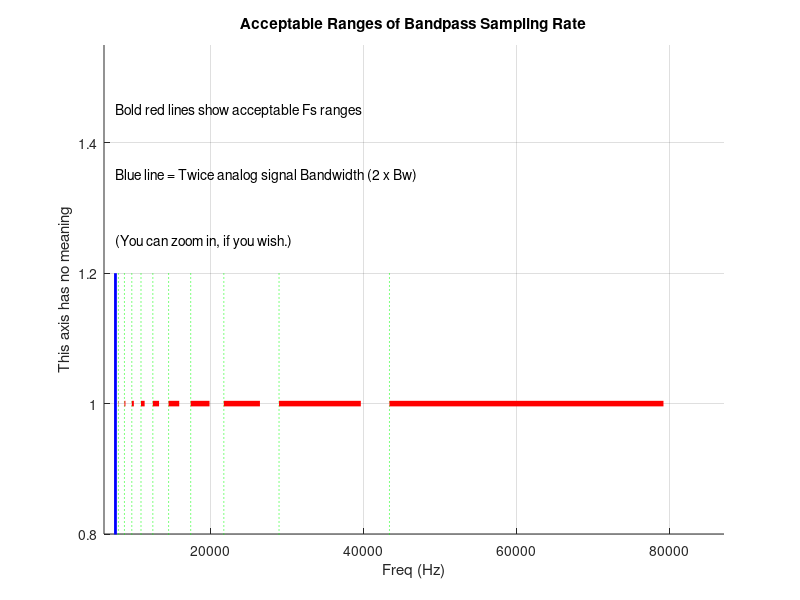
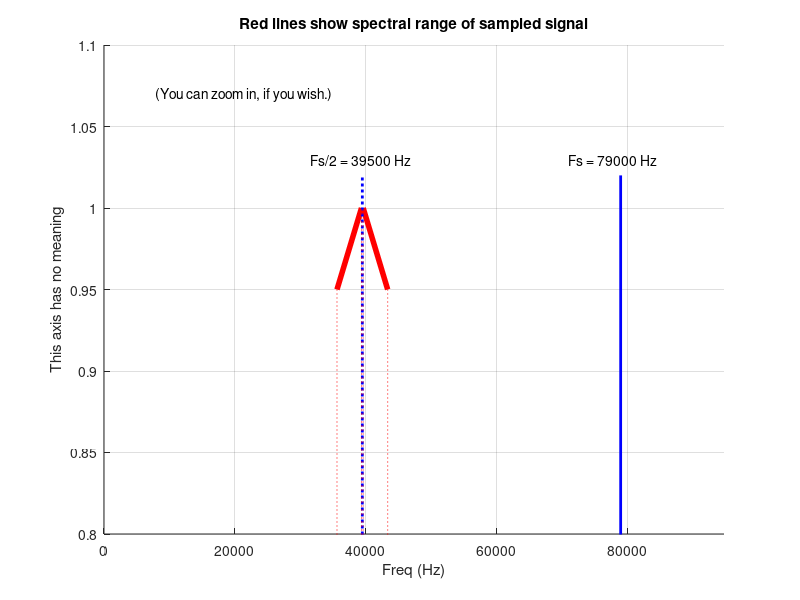

The MATLAB script that drew these images, in order:
% Filename: Bandpass_Sample_Rate_Calc.m
%
%  Calculates acceptable Bandpass Sampling rate ranges 
%  based on an analog (continuous) signal's bandwidth 
%  and center freq.
%
%  Merely define bandwidth "Bw" and center frequency "Fc", in 
%  Hz, near line 22, for the analog bandpass signal and run the 
%  program.  [Example: Bw = 5, Fc = 20.]  Acceptable Fs sample  
%  rate ranges are shown in Figure 1 and displayed in Command window.
%
%  If the User defines a value for the BP sample rate Fs, near 
%  near line 28, then Figure 2 will show the locations of the 
%  positive and negative-freq spectral components after 
%  bandpass sampling.
%
%   Richard Lyons [November 2011]
%******************************************

clear, clc;

Bw = 3000 * 1.25; % Analog signal bandwidth in Hz
Fc = 41.5E3; % Analog signal center freq in Hz

% ##############################################
% Define an Fs sample rate value below

%Fs = 65E6 / (2^11); % Selected Fs sample rate in Hz
Fs = 79000;
% ##############################################

disp(' '), disp(['Analog Center Freq = ',num2str(Fc),' Hz.'])
disp(['Analog Bandwidth = ',num2str(Bw),' Hz.']), disp(' ')

% *****************************************************
%  Compute % display the acceptable ranges of BP sample rate 
% *****************************************************
disp('----------------------------------')
disp('Acceptable Fs ranges in Hz:')
No_aliasing = 0;  % Init a warning flag
M = 1; % Initialize a counter

while (2*Fc + Bw)/(M+1) > 2* Bw
   FsMin = (2*Fc + Bw)/(M+1);
   FsMax = (2*Fc - Bw)/M;
   Fs_ranges(M,1) = FsMin;
   Fs_ranges(M,2) = FsMax;
   M = M + 1;
   disp([num2str(FsMin),' -to- ',num2str(FsMax)])
end
disp('----------------------------------')

% *****************************************************
%  Plot the acceptable ranges of BP sample rate 
% *****************************************************
figure(1), clf
title('Acceptable Ranges of Bandpass Sampling Rate')
xlabel('Freq (Hz)')
ylabel('This axis has no meaning')

for K = 1:M-1
   hold on
   plot([Fs_ranges(K,1),Fs_ranges(K,1)],[0.5,1.2],':g');
   plot([Fs_ranges(K,1),Fs_ranges(K,2)],[1,1],'-r','linewidth',4);
   axis([0.8*(2*Bw),1.1*max(Fs_ranges(1,2)), 0.8, 1.55])
end

plot([2*Bw,2*Bw],[0.5,1.2],'-b','linewidth',2);
text(2*Bw,1.45,'Bold red lines show acceptable Fs ranges')
text(2*Bw,1.35,'Blue line = Twice analog signal Bandwidth (2 x Bw)')
text(2*Bw,1.25,'(You can zoom in, if you wish.)')
hold off, grid on, zoom on

% **************************************************************
%  If Fs has been defined, plot spectrum of the sampled signal.  
% **************************************************************
% 
% Check if "Fs" has been defined
disp(' ')
if isempty(strmatch('Fs',who,'exact')) == 1; 
    disp('Fs sampling rate has NOT been defined.')
    % Fs does NOT exist, do nothing further.
else 
	% Fs is defined, plot the spectrum of the sampled signal.
        disp(['Fs defined as ',num2str(Fs),' Hz'])
	
    % To determine intermediate frequency (IF), check integer 
    %      part of "2Fc/Fs" for odd or even
	Temp = floor(2*Fc/Fs);
    if (Temp == 2*floor(Temp/2))
       disp(' '), disp('Pos-freq sampled spectra is not inverted.')
       Freq_IF = Fc -Fs*floor(Fc/Fs); % Computed IF frequency
	else
       disp(' '), disp('Pos-freq sampled spectra is inverted.')
       Freq_IF = Fs*(1 + floor(Fc/Fs)) -Fc; % Computed IF frequency
	end
    disp(' '), disp(['Center of pos-freq sampled spectra = ',num2str(Freq_IF),' Hz.'])

    % Prepare to plot sampled spectral range in Figure 2
    IF_MinFreq = Freq_IF-Bw/2;
    IF_MaxFreq = Freq_IF+Bw/2;
    
	figure(2), clf
	hold on
	plot([IF_MinFreq,IF_MaxFreq],[0.95, 1],'-r','linewidth',4);
	plot([Fs-IF_MaxFreq,Fs-IF_MinFreq],[1, 0.95],'-r','linewidth',4);
	plot([Fs,Fs],[0.5, 1.02],'-b','linewidth',2);
	plot([Fs/2,Fs/2],[0.5, 1.02],':b','linewidth',2);
    plot([IF_MinFreq,IF_MinFreq],[0.5, 0.95],':r');
    plot([IF_MaxFreq,IF_MaxFreq],[0.5, 1],':r');
    plot([Fs-IF_MaxFreq,Fs-IF_MaxFreq],[0.5, 1],':r');
    plot([Fs-IF_MinFreq,Fs-IF_MinFreq],[0.5, 0.95],':r');
    text(0.9*Fs,1.03,['Fs = ',num2str(Fs),' Hz'])
    text(0.8*Fs/2, 1.03,['Fs/2 = ',num2str(Fs/2),' Hz'])
    text(Fs/10,1.07,'(You can zoom in, if you wish.)')
    axis([0,1.2*Fs, 0.8, 1.1])
	
	hold off
	title('Red lines show spectral range of sampled signal')
    xlabel('Freq (Hz)')
	ylabel('This axis has no meaning')
	grid on, zoom on
    
    % ################################################################
    % Check if Fs is NOT in an acceptable freq range (aliasing occurs)
    Aliasing_Flag = 1; % Initialize a flag
    for K = 1:M-1 % Check each individual acceptable Fs range
        if Fs_ranges(K,1)<=Fs & Fs<=Fs_ranges(K,2)% & Fs<=Fs_ranges(K,2)
            % No aliasing will occur
            Aliasing_Flag = Aliasing_Flag -1;
        else, end
    end % End K loop
    if Aliasing_Flag == 1;  % Aliasing will occur
        text(Fs/10, 0.91, 'WARNING! WARNING!')
        text(Fs/10, 0.89, 'Aliasing will occur!')
    else, end
    zoom on
    % ################################################################
end